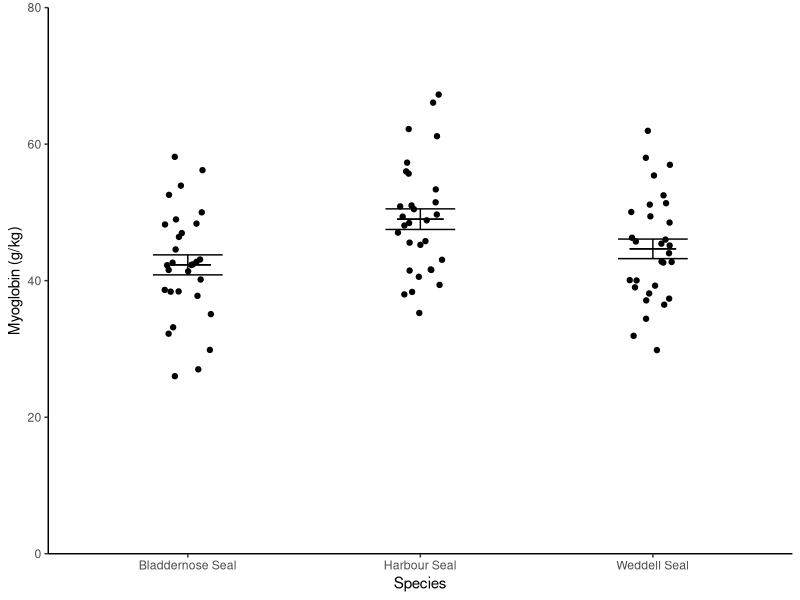
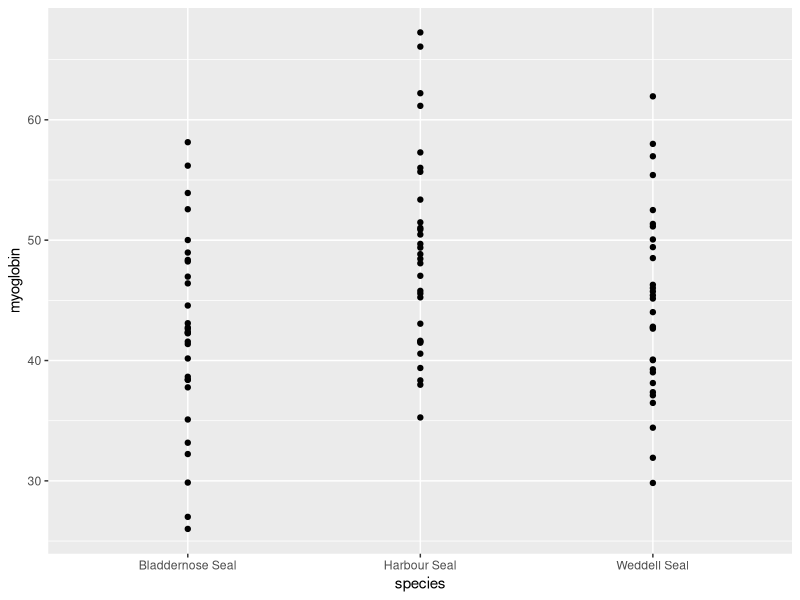
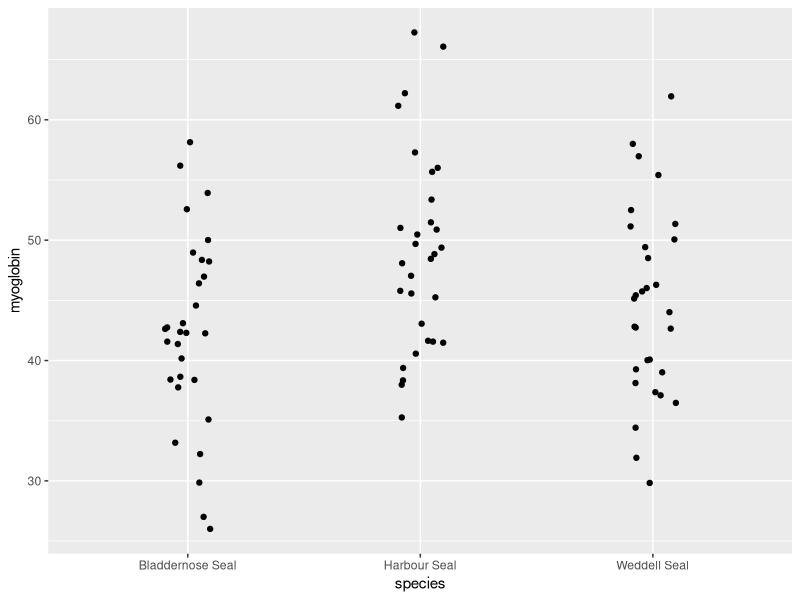
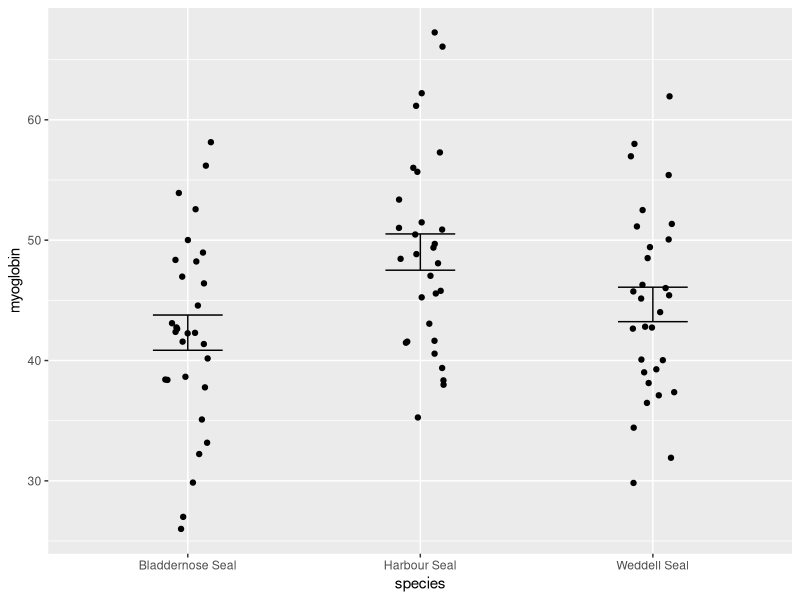
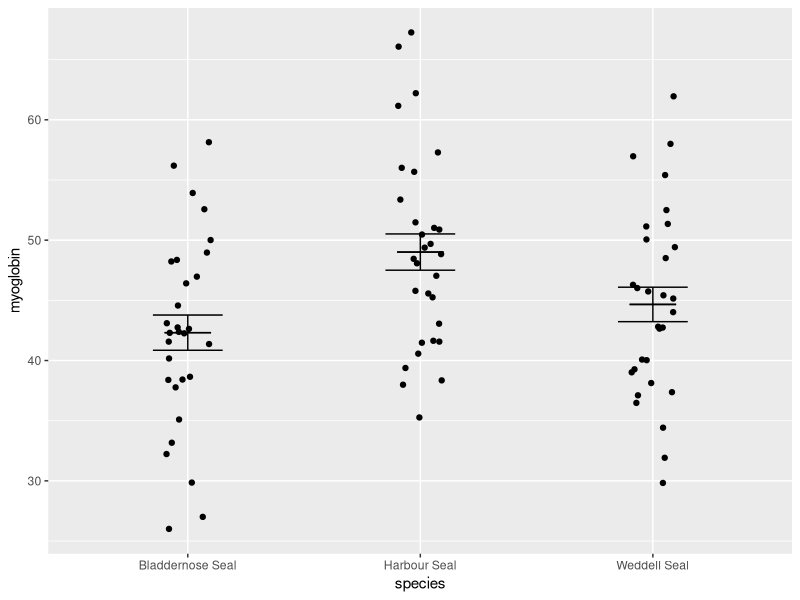
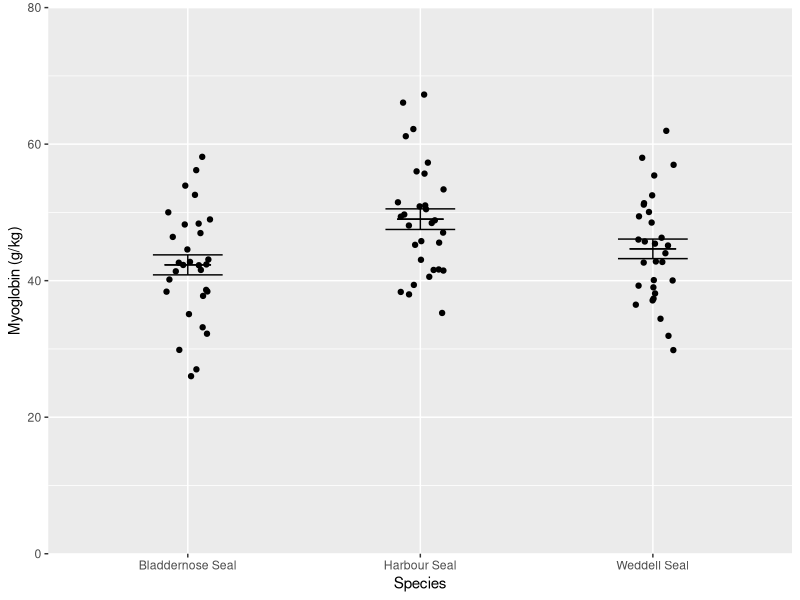
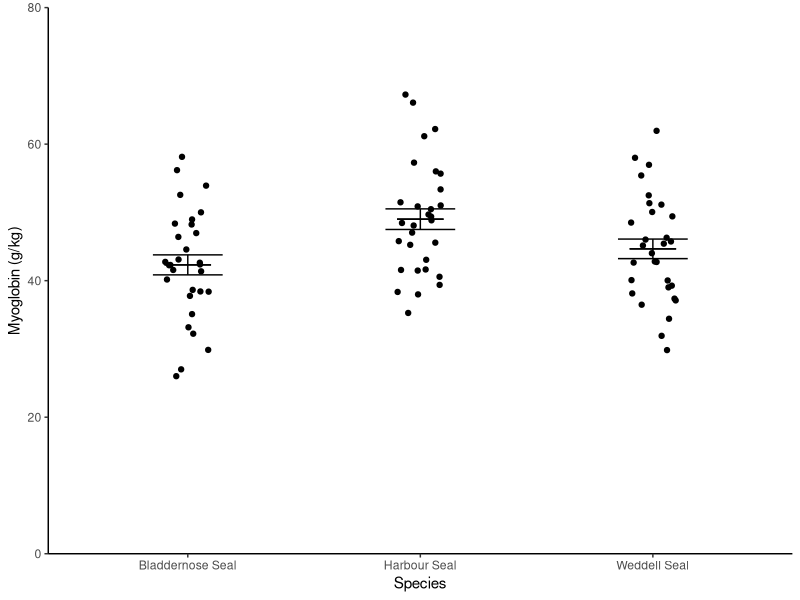
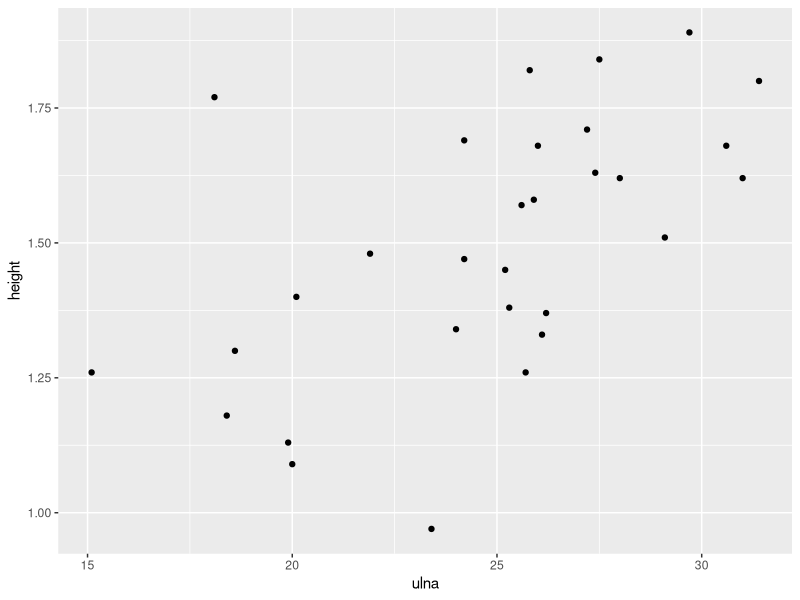

Here is the R script that generated these plots, in order:
## ---- chunk 1
#| include: false
library(tidyverse)
## ---- chunk 2
#| include: false

#---CODING ANSWER---
seal <- read_csv("data-raw/seal.csv")
## ---- chunk 3
seal_summary <- seal |>
  group_by(species) |>
  summarise(mean = mean(myoglobin),
            std = sd(myoglobin),
            n = length(myoglobin),
            se = std/sqrt(n))

## ---- chunk 4
#| echo: false
knitr::kable(seal_summary) |> kableExtra::kable_styling()
## ---- chunk 5
#| echo: false

ggplot() +
  geom_point(data = seal, aes(x = species, y = myoglobin),
             position = position_jitter(width = 0.1, height = 0)) +
  geom_errorbar(data = seal_summary, 
                aes(x = species, ymin = mean - se, ymax = mean + se),
                width = 0.3) +
  geom_errorbar(data = seal_summary, 
                aes(x = species, ymin = mean, ymax = mean),
                width = 0.2) +
  scale_y_continuous(name = "Myoglobin (g/kg)", 
                     limits = c(0, 80), 
                     expand = c(0, 0)) +
  scale_x_discrete(name = "Species") +
  theme_classic()

## ---- chunk 6
ggplot() +
  geom_point(data = seal, 
             aes(x = species, y = myoglobin))
## ---- chunk 7
ggplot() +
  geom_point(data = seal, 
             aes(x = species, y = myoglobin),
             position = position_jitter(width = 0.1, height = 0))
## ---- chunk 8
ggplot() +
  geom_point(data = seal, aes(x = species, y = myoglobin),
             position = position_jitter(width = 0.1, height = 0)) +
  geom_errorbar(data = seal_summary, 
                aes(x = species, ymin = mean - se, ymax = mean + se),
                width = 0.3) 
  
## ---- chunk 9
ggplot() +
  # raw data
  geom_point(data = seal, aes(x = species, y = myoglobin),
             position = position_jitter(width = 0.1, height = 0)) +
  # error bars
  geom_errorbar(data = seal_summary, 
                aes(x = species, ymin = mean - se, ymax = mean + se),
                width = 0.3) +
  # line for the mean
  geom_errorbar(data = seal_summary, 
                aes(x = species, ymin = mean, ymax = mean),
                width = 0.2)
  
## ---- chunk 10
ggplot() +
  # raw data
  geom_point(data = seal, aes(x = species, y = myoglobin),
             position = position_jitter(width = 0.1, height = 0)) +
  # error bars
  geom_errorbar(data = seal_summary, 
                aes(x = species, ymin = mean - se, ymax = mean + se),
                width = 0.3) +
  # line for the mean
  geom_errorbar(data = seal_summary, 
                aes(x = species, ymin = mean, ymax = mean),
                width = 0.2) +
  scale_y_continuous(name = "Myoglobin (g/kg)", 
                     limits = c(0, 80), 
                     expand = c(0, 0)) +
  scale_x_discrete(name = "Species")
  
## ---- chunk 11
ggplot() +
  # raw data
  geom_point(data = seal, aes(x = species, y = myoglobin),
             position = position_jitter(width = 0.1, height = 0)) +
  # error bars
  geom_errorbar(data = seal_summary, 
                aes(x = species, ymin = mean - se, ymax = mean + se),
                width = 0.3) +
  # line for the mean
  geom_errorbar(data = seal_summary, 
                aes(x = species, ymin = mean, ymax = mean),
                width = 0.2) +
  scale_y_continuous(name = "Myoglobin (g/kg)", 
                     limits = c(0, 80), 
                     expand = c(0, 0)) +
   scale_x_discrete(name = "Species") +
  theme_classic()
## ---- chunk 12
sealfig <- ggplot() +
  # raw data
  geom_point(data = seal, aes(x = species, y = myoglobin),
             position = position_jitter(width = 0.1, height = 0)) +
  # error bars
  geom_errorbar(data = seal_summary, 
                aes(x = species, ymin = mean - se, ymax = mean + se),
                width = 0.3) +
  # line for the mean
  geom_errorbar(data = seal_summary, 
                aes(x = species, ymin = mean, ymax = mean),
                width = 0.2) +
  scale_y_continuous(name = "Myoglobin (g/kg)", 
                     limits = c(0, 80), 
                     expand = c(0, 0)) +
  scale_x_discrete(name = "Species") +
  theme_classic()
## ---- chunk 13
ggsave("figures/seal-muscle.png",
       plot = sealfig,
       device = "png",
       width = 4,
       height = 3,
       units = "in",
       dpi = 300)
## ---- chunk 14
#| include: false

#---CODING ANSWER---
pigeons <- read_table("data-raw/pigeon.txt")
## ---- chunk 15
#| echo: false
knitr::kable(pigeons) |>
  kableExtra::kable_styling() |> 
  kableExtra::scroll_box(height = "200px")
## ---- chunk 16
#| echo: false
pigeons |> 
  pivot_longer(cols = everything(),
               names_to = "population",
               values_to = "distance") |> 
knitr::kable() |> 
  kableExtra::kable_styling() |> 
  kableExtra::scroll_box(height = "200px")
## ---- chunk 17
pigeons <- pivot_longer(data = pigeons, 
                        cols = everything(), 
                        names_to = "population", 
                        values_to = "distance")

## ---- chunk 18
#| include: false

#---CODING ANSWER---
ulna_heights <- read_table("data-raw/height.txt")
## ---- chunk 19
ulna_heights_summary <- ulna_heights |>
  summarise(n = length(ulna),
            mean_ulna = mean(ulna),
            std_ulna = sd(ulna),
            se_ulna = std_ulna/sqrt(n),
            mean_height = mean(height),
            std_height = sd(height),
            se_height = std_height/sqrt(n))

## ---- chunk 20
#| echo: false
knitr::kable(ulna_heights_summary) |> kableExtra::kable_styling()
## ---- chunk 21
ggplot(data = ulna_heights, aes(x = ulna, y = height)) +
  geom_point()
## ---- chunk 22
#| echo: false

#---CODING ANSWER---
# figure
ulnafig <- ggplot(data = ulna_heights, aes(x = ulna, y = height)) +
  geom_point() +
  scale_x_continuous(name = "Ulna length (cm)",
                     limits = c(0, 40), 
                     expand = c(0, 0)) +
  scale_y_continuous(name = "Height (m)",
                     limits = c(0, 2.1), 
                     expand = c(0, 0)) +
  theme_classic()
# save to flie
ggsave("figures/ulna_heights.png",
       plot = ulnafig,
       device = "png",
       width = 3,
       height = 3,
       units = "in",
       dpi = 300)
